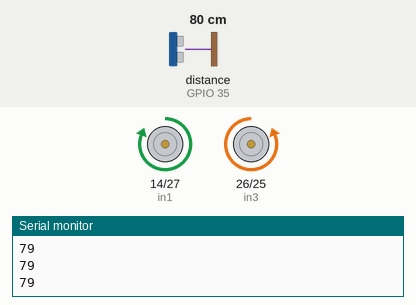
The sketch below on a simulated ESP32. Parts: motor-driver pin pairs drawn as motors (green arrow = first pin HIGH = forward, orange = second pin HIGH = backward, longer = more drive, scaled by the enable pin), the last lines printed to the serial monitor. Wiring (inferred from the names in the program): ultrasonic range finder: trigger GPIO 32; echo GPIO 35. Inputs (shaded band) come from the test bench; at power-on: distance to the obstacle (sensor on GPIO 35) 80 cm. The echo pulse lasts 58.3 µs per cm.

Above: at 2.2 s.
2.3 s: distance to the obstacle (sensor on GPIO 35) set to 45 cm
3.8 s: distance to the obstacle (sensor on GPIO 35) set to 39 cm
At 4.9 s:
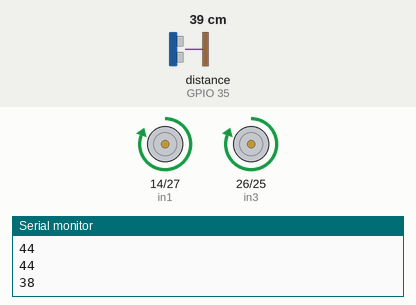
6.1 s: distance to the obstacle (sensor on GPIO 35) set to 60 cm
At 7.4 s:
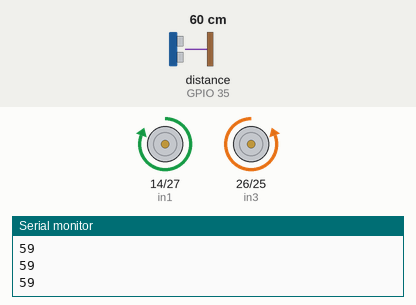
7.7 s: distance to the obstacle (sensor on GPIO 35) set to 2 cm
At 12.4 s:
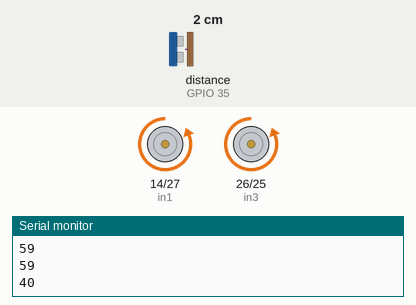
Timing chart, 0 to 16.5 s (numbered marks = the images above; inputs shaded):
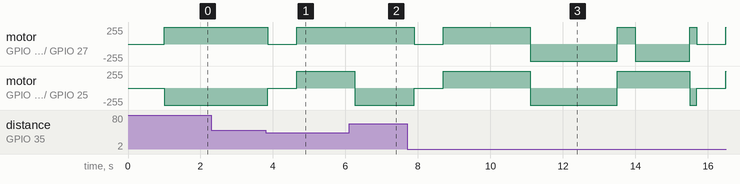

Measured:
- the behaviour switches between 42 and 41 cm on distance to the obstacle (sensor on GPIO 35) (found by bisection; images 0 and 1)
- after the input at 3.8 s, motor on GPIO 14 (in1) / GPIO 27 (in2): forward 255/255 → stopped after 0.06 s, → forward 255/255 0.80 s later; motor on GPIO 26 (in3) / GPIO 25 (in4): backward 255/255 → stopped after 0.06 s, → forward 255/255 0.80 s later
- after the input at 6.1 s, motor on GPIO 14 (in1) / GPIO 27 (in2): stays forward 255/255 (without the input it goes to backward 255/255 after 0.96 s); motor on GPIO 26 (in3) / GPIO 25 (in4): forward 255/255 → backward 255/255 after 0.16 s instead of 0.96 s

The sketch:

deteccionObstaculos_JJJH.ino
```cpp
// Motor derecho
int in1 = 14;
int in2 = 27;
int enA = 13; // Enable para la velocidad del motor A

// Motor izquierdo
int in3 = 26;
int in4 = 25;
int enB = 33; // Enable para la velocidad del motor B

// Pines de sensor ultrasónico
int trig = 32;
int echo = 35;
long duration;
int distance;

int distanciaMin = 40; //Distancia mínima para detectar obstáculo

void setup() {
  // Configurar los pines como salida
  pinMode(in1, OUTPUT);
  pinMode(in2, OUTPUT);
  pinMode(enA, OUTPUT);

  pinMode(in3, OUTPUT);
  pinMode(in4, OUTPUT);
  pinMode(enB, OUTPUT);

  // Configurar los pines del ultrasónico
  pinMode(trig, OUTPUT);
  pinMode(echo, INPUT);

  // Inicializamos con el carrito detenido
  controlCarrito(0, 1000, 0, 0);

  Serial.begin(9600);
}

// Matriz de movimientos
int movimientos[5][4] = {
  {0, 0, 0, 0}, // 0 Detenerse
  {1, 0, 0, 1}, // 1 Avanzar
  {0, 1, 1, 0}, // 2 Retroceder
  {1, 0, 1, 0}, // 3 Giro derecha
  {0, 1, 0, 1}, // 4 Giro izquierda
};

// Función para controlar los motores
void controlCarrito(int moveIndex, int time, int speedA, int speedB) {
  // Motor A
  digitalWrite(in1, movimientos[moveIndex][0]);
  digitalWrite(in2, movimientos[moveIndex][1]);
  analogWrite(enA, (moveIndex == 0) ? 0 : speedA); // Si es detenerse, velocidad 0

  // Motor B
  digitalWrite(in3, movimientos[moveIndex][2]);
  digitalWrite(in4, movimientos[moveIndex][3]);
  analogWrite(enB, (moveIndex == 0) ? 0 : speedB); // Si es detenerse, velocidad 0

  delay(time);
}

// Función para medir la distancia del ultrasónico
int medirDistancia() {
  digitalWrite(trig, LOW);
  delayMicroseconds(2);
  digitalWrite(trig, HIGH);
  delayMicroseconds(10);
  digitalWrite(trig, LOW);

  duration = pulseIn(echo, HIGH);
  distance = duration * 0.034 / 2;

  if (distance < 3) {
    distance = distanciaMin; // Obstáculo muy cerca
  }

  return distance;
}

void loop() {
  // Avanzar
  controlCarrito(1, 200, 255, 255);
  distance = medirDistancia();
  Serial.println(distance);

  // Verificar si hay un obstáculo delante
  if (distance <= distanciaMin) {
    controlCarrito(0, 500, 0, 0); // Detenerse
    delay(300);

    // Probar un giro progresivo a la derecha
    for (int i = 0; i < 3; i++) {
      controlCarrito(3, 500, 255, 255); // Girar a la derecha
      delay(300);

      // Medir distancia después de girar
      distance = medirDistancia();
      if (distance > distanciaMin) {
        break; // Si no hay obstáculo, salir del bucle
      }
    }

    // Si aún hay un obstáculo, probar giro a la izquierda
    if (distance <= distanciaMin) {
      for (int i = 0; i < 3; i++) {
        controlCarrito(4, 500, 255, 255); // Girar a la izquierda
        delay(300);

        distance = medirDistancia();
        if (distance > distanciaMin) {
          break;
        }
      }
    }

    // Si sigue habiendo obstáculo, retroceder
    if (distance <= distanciaMin) {
      controlCarrito(3, 500, 255, 255); // Girar a la derecha
      controlCarrito(2, 1000, 255, 255); // Retroceder
      delay(500);
    }
  }
}
```
